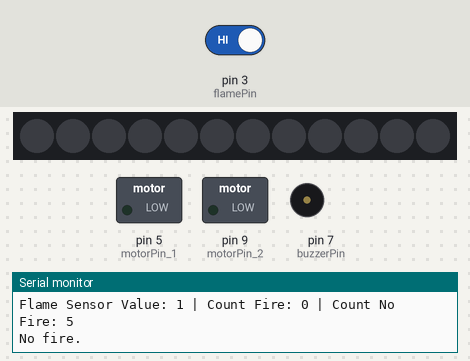
This sketch was run on a simulated Arduino Uno, built with avr-gcc and run on an emulated ATmega328P. Parts: 12 RGB LEDs in strip order, left to right, switched loads named in the sketch (green lamp = pin HIGH), buzzer (waves = sounding, pin HIGH), the last lines printed to the serial monitor. The inputs (shaded band) are chosen by the test bench; at power-on: pin 3 (flamePin) HIGH. Dim RGB values are drawn brighter than linear.

Above: at 1.2 s.
1.3 s: pin 3 (flamePin) driven LOW
At 4.0 s:
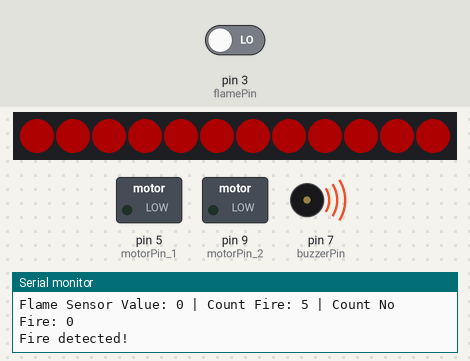
4.3 s: pin 3 (flamePin) driven HIGH
At 7.5 s:
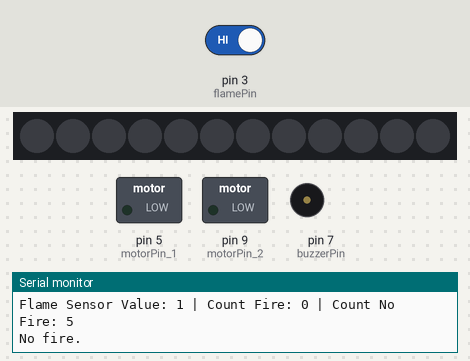
Timing chart, 0 to 9.0 s (numbered marks = the images above; inputs shaded):
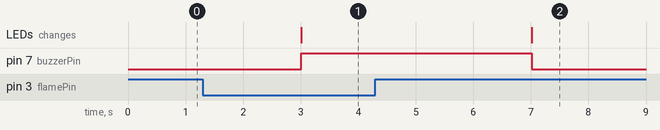

The sketch:

fire_safety_function.ino
```cpp
#include <Adafruit_NeoPixel.h>

int LED_PIN = 6;    // Connect to D (DIN)
int LED_COUNT = 12; // 12 LEDs on ring

// NEO_GRB   → color order used by WS2812 LEDs (Green, Red, Blue)
// NEO_KHZ800 → communication speed (800 kHz signal required by WS2812)
Adafruit_NeoPixel strip(LED_COUNT, LED_PIN, NEO_GRB + NEO_KHZ800); // Create a NeoPixel LED strip object

int flamePin = 3;
bool flameValue;
int buzzerPin = 7;

int motorPin_1 = 5; // DRV8833 IN1
int motorPin_2 = 9; // DRV8833 IN2

bool fireDetected = false; // Flag to indicate if fire is detected
int countFire = 0;     // Counter for flame sensor readings
int countNoFire = 0;   // Counter for no fire readings
bool fireTriggered = false; // Flag to indicate if fire safety action has been triggered

void setup()
{
    // put your setup code here, to run once:
    Serial.begin(9600);
    pinMode(flamePin, INPUT);
    pinMode(buzzerPin, OUTPUT);
    strip.begin();
    strip.setBrightness(50); // Low brightness
    strip.show();            // send data to LED ring
    pinMode(motorPin_1, OUTPUT);
    pinMode(motorPin_2, OUTPUT);
    attachInterrupt(digitalPinToInterrupt(flamePin), fireSafety, FALLING);
}

void loop()
{
    // put your main code here, to run repeatedly:
    checkFire();
    if (fireDetected)
    {
        handleFireDetected();
    }
    else
    {
        Serial.println(F("No fire."));
        digitalWrite(buzzerPin, LOW);
        setColor(0, 0, 0); // Turn off LEDs

        // analogWrite(motorPin_1, 255);
        // analogWrite(motorPin_2, 0); // Turn on the fan at full speed
    }

     delay(1000);
}

void handleFireDetected()
{
    Serial.println(F("Fire detected!"));
    digitalWrite(buzzerPin, HIGH);
    setColor(255, 0, 0); // Red color for fire

    analogWrite(motorPin_1, 0);
    analogWrite(motorPin_2, 0); // Turn off the fan
}

void checkFire()
{
    countFire = 0;   // Reset the counter for each loop iteration
    countNoFire = 0; // Reset the no fire counter for each loop iteration

    // Read the flame sensor value 5 consecutive times
    for (int i = 0; i < 5; i++)
    {
        flameValue = digitalRead(flamePin);
        if (flameValue == LOW)
        {
            countFire += 1;
        }
        else
        {
            countNoFire += 1;
        }
        Serial.print(F("Flame Sensor Value: "));
        Serial.print(flameValue);
        Serial.print(F(" | Count Fire: "));
        Serial.print(countFire);
        Serial.print(F(" | Count No Fire: "));
        Serial.println(countNoFire);
        delay(200); // short delay between readings
    }
    // check if the flame sensor value is LOW for 5 consecutive readings
    if (countNoFire == 5)
    {
        fireDetected = false;
    }
    if (fireTriggered && countFire >= 3)
    {
        fireDetected = true;
        fireTriggered = false; // Reset the flag after taking action
    }
}

void fireSafety()
{
    fireTriggered = true; // Set the flag to indicate that fire safety action has been triggered
}

void setColor(int r, int g, int b){
    for (int i = 0; i < LED_COUNT; i++)
    {
        strip.setPixelColor(i, strip.Color(r, g, b));
    }
    strip.show();
}
```

Measured:
- after the input at 1.3 s, pin 7 (buzzerPin): LOW → HIGH after 1.7 s; the LEDs: change after 1.7 s (image 1)
- after the input at 4.3 s, pin 7 (buzzerPin): HIGH → LOW after 2.7 s; the LEDs: change after 2.7 s (image 2)
